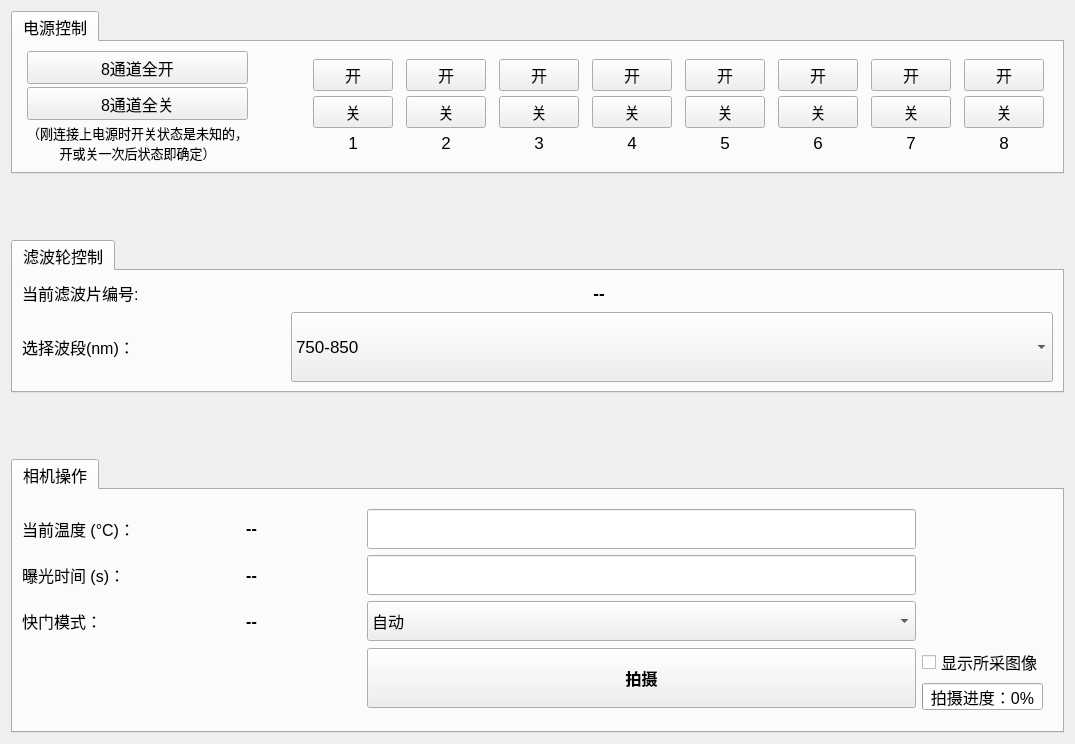
      <widget class="QWidget" name="stackedWidgetPage3">
       <layout class="QVBoxLayout" name="verticalLayout_19">
        <item>
         <widget class="QTabWidget" name="tabWidget_SmartPowerManual">
          <property name="font">
           <font>
            <pointsize>12</pointsize>
           </font>
          </property>
          <property name="currentIndex">
           <number>0</number>
          </property>
          <widget class="QWidget" name="tab_6">
           <attribute name="title">
            <string>电源控制</string>
           </attribute>
           <layout class="QHBoxLayout" name="horizontalLayout_5">
            <item>
             <layout class="QVBoxLayout" name="verticalLayout_15">
              <property name="spacing">
               <number>3</number>
              </property>
              <property name="leftMargin">
               <number>5</number>
              </property>
              <property name="topMargin">
               <number>0</number>
              </property>
              <property name="rightMargin">
               <number>10</number>
              </property>
              <property name="bottomMargin">
               <number>0</number>
              </property>
              <item>
               <widget class="QPushButton" name="btn_on_all">
                <property name="sizePolicy">
                 <sizepolicy hsizetype="Minimum" vsizetype="Preferred">
                  <horstretch>0</horstretch>
                  <verstretch>0</verstretch>
                 </sizepolicy>
                </property>
                <property name="text">
                 <string>8通道全开</string>
                </property>
               </widget>
              </item>
              <item>
               <widget class="QPushButton" name="btn_off_all">
                <property name="sizePolicy">
                 <sizepolicy hsizetype="Minimum" vsizetype="Preferred">
                  <horstretch>0</horstretch>
                  <verstretch>0</verstretch>
                 </sizepolicy>
                </property>
                <property name="text">
                 <string>8通道全关</string>
                </property>
               </widget>
              </item>
              <item>
               <widget class="QLabel" name="label_25">
                <property name="font">
                 <font>
                  <pointsize>10</pointsize>
                 </font>
                </property>
                <property name="text">
                 <string>（刚连接上电源时开关状态是未知的，
开或关一次后状态即确定）</string>
                </property>
                <property name="alignment">
                 <set>Qt::AlignCenter</set>
                </property>
               </widget>
              </item>
             </layout>
            </item>
            <item>
             <spacer name="horizontalSpacer_5">
              <property name="orientation">
               <enum>Qt::Horizontal</enum>
              </property>
              <property name="sizeHint" stdset="0">
               <size>
                <width>40</width>
                <height>20</height>
               </size>
              </property>
             </spacer>
            </item>
            <item>
             <widget class="QWidget" name="widget_6" native="true">
              <layout class="QGridLayout" name="gridLayout_2">
               <property name="leftMargin">
                <number>9</number>
               </property>
               <property name="topMargin">
                <number>6</number>
               </property>
               <property name="rightMargin">
                <number>9</number>
               </property>
               <property name="bottomMargin">
                <number>6</number>
               </property>
               <property name="horizontalSpacing">
                <number>13</number>
               </property>
               <property name="verticalSpacing">
                <number>3</number>
               </property>
               <item row="1" column="5">
                <widget class="QPushButton" name="btn_off_6">
                 <property name="text">
                  <string>关</string>
                 </property>
                </widget>
               </item>
               <item row="0" column="4">
                <widget class="QPushButton" name="btn_on_5">
                 <property name="text">
                  <string>开</string>
                 </property>
                </widget>
               </item>
               <item row="0" column="3">
                <widget class="QPushButton" name="btn_on_4">
                 <property name="text">
                  <string>开</string>
                 </property>
                </widget>
               </item>
               <item row="2" column="4">
                <widget class="QLabel" name="label_realyFlag_5">
                 <property name="font">
                  <font>
                   <pointsize>13</pointsize>
                  </font>
                 </property>
                 <property name="text">
                  <string>5</string>
                 </property>
                 <property name="alignment">
                  <set>Qt::AlignCenter</set>
                 </property>
                </widget>
               </item>
               <item row="2" column="7">
                <widget class="QLabel" name="label_realyFlag_8">
                 <property name="font">
                  <font>
                   <pointsize>13</pointsize>
                  </font>
                 </property>
                 <property name="layoutDirection">
                  <enum>Qt::LeftToRight</enum>
                 </property>
                 <property name="autoFillBackground">
                  <bool>false</bool>
                 </property>
                 <property name="text">
                  <string>8</string>
                 </property>
                 <property name="alignment">
                  <set>Qt::AlignCenter</set>
                 </property>
                </widget>
               </item>
               <item row="2" column="6">
                <widget class="QLabel" name="label_realyFlag_7">
                 <property name="font">
                  <font>
                   <pointsize>13</pointsize>
                  </font>
                 </property>
                 <property name="text">
                  <string>7</string>
                 </property>
                 <property name="alignment">
                  <set>Qt::AlignCenter</set>
                 </property>
                </widget>
               </item>
               <item row="2" column="0">
                <widget class="QLabel" name="label_realyFlag_1">
                 <property name="sizePolicy">
                  <sizepolicy hsizetype="Preferred" vsizetype="Fixed">
                   <horstretch>0</horstretch>
                   <verstretch>0</verstretch>
                  </sizepolicy>
                 </property>
                 <property name="font">
                  <font>
                   <pointsize>13</pointsize>
                  </font>
                 </property>
                 <property name="text">
                  <string>1</string>
                 </property>
                 <property name="alignment">
                  <set>Qt::AlignCenter</set>
                 </property>
                </widget>
               </item>
               <item row="0" column="0">
                <widget class="QPushButton" name="btn_on_1">
                 <property name="text">
                  <string>开</string>
                 </property>
                </widget>
               </item>
               <item row="1" column="2">
                <widget class="QPushButton" name="btn_off_3">
                 <property name="text">
                  <string>关</string>
                 </property>
                </widget>
               </item>
               <item row="2" column="3">
                <widget class="QLabel" name="label_realyFlag_4">
                 <property name="font">
                  <font>
                   <pointsize>13</pointsize>
                  </font>
                 </property>
                 <property name="text">
                  <string>4</string>
                 </property>
                 <property name="alignment">
                  <set>Qt::AlignCenter</set>
                 </property>
                </widget>
               </item>
               <item row="0" column="5">
                <widget class="QPushButton" name="btn_on_6">
                 <property name="text">
                  <string>开</string>
                 </property>
                </widget>
               </item>
               <item row="2" column="5">
                <widget class="QLabel" name="label_realyFlag_6">
                 <property name="font">
                  <font>
                   <pointsize>13</pointsize>
                  </font>
                 </property>
                 <property name="text">
                  <string>6</string>
                 </property>
                 <property name="alignment">
                  <set>Qt::AlignCenter</set>
                 </property>
                </widget>
               </item>
               <item row="2" column="1">
                <widget class="QLabel" name="label_realyFlag_2">
                 <property name="sizePolicy">
                  <sizepolicy hsizetype="Preferred" vsizetype="Fixed">
                   <horstretch>0</horstretch>
                   <verstretch>0</verstretch>
                  </sizepolicy>
                 </property>
                 <property name="font">
                  <font>
                   <pointsize>13</pointsize>
                  </font>
                 </property>
                 <property name="text">
                  <string>2</string>
                 </property>
                 <property name="alignment">
                  <set>Qt::AlignCenter</set>
                 </property>
                </widget>
               </item>
               <item row="0" column="2">
                <widget class="QPushButton" name="btn_on_3">
                 <property name="text">
                  <string>开</string>
                 </property>
                </widget>
               </item>
               <item row="0" column="1">
                <widget class="QPushButton" name="btn_on_2">
                 <property name="text">
                  <string>开</string>
                 </property>
                </widget>
               </item>
               <item row="2" column="2">
                <widget class="QLabel" name="label_realyFlag_3">
                 <property name="font">
                  <font>
                   <pointsize>13</pointsize>
                  </font>
                 </property>
                 <property name="text">
                  <string>3</string>
                 </property>
                 <property name="alignment">
                  <set>Qt::AlignCenter</set>
                 </property>
                </widget>
               </item>
               <item row="0" column="7">
                <widget class="QPushButton" name="btn_on_8">
                 <property name="text">
                  <string>开</string>
                 </property>
                </widget>
               </item>
               <item row="1" column="1">
                <widget class="QPushButton" name="btn_off_2">
                 <property name="text">
                  <string>关</string>
                 </property>
                </widget>
               </item>
               <item row="1" column="7">
                <widget class="QPushButton" name="btn_off_8">
                 <property name="text">
                  <string>关</string>
                 </property>
                </widget>
               </item>
               <item row="1" column="3">
                <widget class="QPushButton" name="btn_off_4">
                 <property name="text">
                  <string>关</string>
                 </property>
                </widget>
               </item>
               <item row="0" column="6">
                <widget class="QPushButton" name="btn_on_7">
                 <property name="text">
                  <string>开</string>
                 </property>
                </widget>
               </item>
               <item row="1" column="0">
                <widget class="QPushButton" name="btn_off_1">
                 <property name="text">
                  <string>关</string>
                 </property>
                </widget>
               </item>
               <item row="1" column="4">
                <widget class="QPushButton" name="btn_off_5">
                 <property name="text">
                  <string>关</string>
                 </property>
                </widget>
               </item>
               <item row="1" column="6">
                <widget class="QPushButton" name="btn_off_7">
                 <property name="text">
                  <string>关</string>
                 </property>
                </widget>
               </item>
              </layout>
             </widget>
            </item>
           </layout>
          </widget>
         </widget>
        </item>
        <item>
         <spacer name="verticalSpacer_5">
          <property name="orientation">
           <enum>Qt::Vertical</enum>
          </property>
          <property name="sizeType">
           <enum>QSizePolicy::Fixed</enum>
          </property>
          <property name="sizeHint" stdset="0">
           <size>
            <width>20</width>
            <height>60</height>
           </size>
          </property>
         </spacer>
        </item>
        <item>
         <widget class="QTabWidget" name="tabWidget_Filter">
          <property name="font">
           <font>
            <pointsize>12</pointsize>
           </font>
          </property>
          <property name="currentIndex">
           <number>0</number>
          </property>
          <widget class="QWidget" name="tab">
           <attribute name="title">
            <string>滤波轮控制</string>
           </attribute>
           <layout class="QVBoxLayout" name="verticalLayout_2">
            <item>
             <layout class="QHBoxLayout" name="horizontalLayout_8">
              <item>
               <widget class="QLabel" name="label_72">
                <property name="text">
                 <string>当前滤波片编号:</string>
                </property>
                <property name="alignment">
                 <set>Qt::AlignLeading|Qt::AlignLeft|Qt::AlignVCenter</set>
                </property>
               </widget>
              </item>
              <item>
               <widget class="QLabel" name="lab_CurSlotIndex">
                <property name="sizePolicy">
                 <sizepolicy hsizetype="Minimum" vsizetype="Preferred">
                  <horstretch>1</horstretch>
                  <verstretch>0</verstretch>
                 </sizepolicy>
                </property>
                <property name="font">
                 <font>
                  <pointsize>13</pointsize>
                  <bold>true</bold>
                 </font>
                </property>
                <property name="layoutDirection">
                 <enum>Qt::LeftToRight</enum>
                </property>
                <property name="inputMethodHints">
                 <set>Qt::ImhDigitsOnly</set>
                </property>
                <property name="text">
                 <string>--</string>
                </property>
                <property name="alignment">
                 <set>Qt::AlignCenter</set>
                </property>
               </widget>
              </item>
             </layout>
            </item>
            <item>
             <layout class="QHBoxLayout" name="horizontalLayout_6">
              <item>
               <widget class="QLabel" name="label_11">
                <property name="sizePolicy">
                 <sizepolicy hsizetype="Fixed" vsizetype="Preferred">
                  <horstretch>0</horstretch>
                  <verstretch>0</verstretch>
                 </sizepolicy>
                </property>
                <property name="text">
                 <string>选择波段(nm)：</string>
                </property>
               </widget>
              </item>
              <item>
               <spacer name="horizontalSpacer_4">
                <property name="orientation">
                 <enum>Qt::Horizontal</enum>
                </property>
                <property name="sizeType">
                 <enum>QSizePolicy::Fixed</enum>
                </property>
                <property name="sizeHint" stdset="0">
                 <size>
                  <width>150</width>
                  <height>20</height>
                 </size>
                </property>
               </spacer>
              </item>
              <item>
               <widget class="QComboBox" name="comboBox_changeSlotTo">
                <property name="sizePolicy">
                 <sizepolicy hsizetype="Preferred" vsizetype="Fixed">
                  <horstretch>0</horstretch>
                  <verstretch>0</verstretch>
                 </sizepolicy>
                </property>
                <property name="minimumSize">
                 <size>
                  <width>0</width>
                  <height>70</height>
                 </size>
                </property>
                <property name="font">
                 <font>
                  <pointsize>13</pointsize>
                 </font>
                </property>
                <property name="layoutDirection">
                 <enum>Qt::LeftToRight</enum>
                </property>
                <item>
                 <property name="text">
                  <string>750-850</string>
                 </property>
                </item>
                <item>
                 <property name="text">
                  <string>862</string>
                 </property>
                </item>
                <item>
                 <property name="text">
                  <string>630</string>
                 </property>
                </item>
                <item>
                 <property name="text">
                  <string>000</string>
                 </property>
                </item>
               </widget>
              </item>
             </layout>
            </item>
           </layout>
          </widget>
         </widget>
        </item>
        <item>
         <spacer name="verticalSpacer_6">
          <property name="orientation">
           <enum>Qt::Vertical</enum>
          </property>
          <property name="sizeType">
           <enum>QSizePolicy::Fixed</enum>
          </property>
          <property name="sizeHint" stdset="0">
           <size>
            <width>20</width>
            <height>60</height>
           </size>
          </property>
         </spacer>
        </item>
        <item>
         <widget class="QTabWidget" name="tabWidget_CameraManual">
          <property name="sizePolicy">
           <sizepolicy hsizetype="Minimum" vsizetype="Expanding">
            <horstretch>0</horstretch>
            <verstretch>0</verstretch>
           </sizepolicy>
          </property>
          <property name="font">
           <font>
            <pointsize>12</pointsize>
           </font>
          </property>
          <property name="currentIndex">
           <number>0</number>
          </property>
          <widget class="QWidget" name="tab_10">
           <attribute name="title">
            <string>相机操作</string>
           </attribute>
           <layout class="QHBoxLayout" name="horizontalLayout_9">
            <item>
             <layout class="QGridLayout" name="gridLayout">
              <property name="topMargin">
               <number>10</number>
              </property>
              <property name="rightMargin">
               <number>10</number>
              </property>
              <property name="bottomMargin">
               <number>10</number>
              </property>
              <item row="1" column="1">
               <widget class="QLabel" name="lab_CurExposureTime">
                <property name="sizePolicy">
                 <sizepolicy hsizetype="Preferred" vsizetype="Preferred">
                  <horstretch>2</horstretch>
                  <verstretch>0</verstretch>
                 </sizepolicy>
                </property>
                <property name="font">
                 <font>
                  <pointsize>12</pointsize>
                  <bold>true</bold>
                 </font>
                </property>
                <property name="layoutDirection">
                 <enum>Qt::LeftToRight</enum>
                </property>
                <property name="inputMethodHints">
                 <set>Qt::ImhDigitsOnly</set>
                </property>
                <property name="text">
                 <string>--</string>
                </property>
                <property name="alignment">
                 <set>Qt::AlignCenter</set>
                </property>
               </widget>
              </item>
              <item row="3" column="3">
               <layout class="QVBoxLayout" name="verticalLayout_13">
                <item>
                 <widget class="QCheckBox" name="checkBox_IfShowLIDW">
                  <property name="font">
                   <font>
                    <pointsize>12</pointsize>
                   </font>
                  </property>
                  <property name="text">
                   <string>显示所采图像</string>
                  </property>
                 </widget>
                </item>
                <item>
                 <widget class="QProgressBar" name="progressBar_ShootProgress">
                  <property name="sizePolicy">
                   <sizepolicy hsizetype="Minimum" vsizetype="Fixed">
                    <horstretch>0</horstretch>
                    <verstretch>0</verstretch>
                   </sizepolicy>
                  </property>
                  <property name="font">
                   <font>
                    <pointsize>12</pointsize>
                   </font>
                  </property>
                  <property name="value">
                   <number>0</number>
                  </property>
                  <property name="alignment">
                   <set>Qt::AlignCenter</set>
                  </property>
                  <property name="format">
                   <string>拍摄进度：%p%</string>
                  </property>
                 </widget>
                </item>
               </layout>
              </item>
              <item row="3" column="1">
               <spacer name="horizontalSpacer_11">
                <property name="orientation">
                 <enum>Qt::Horizontal</enum>
                </property>
                <property name="sizeType">
                 <enum>QSizePolicy::Fixed</enum>
                </property>
                <property name="sizeHint" stdset="0">
                 <size>
                  <width>150</width>
                  <height>20</height>
                 </size>
                </property>
               </spacer>
              </item>
              <item row="0" column="1">
               <widget class="QLabel" name="lab_CurSensorTemperature">
                <property name="sizePolicy">
                 <sizepolicy hsizetype="Preferred" vsizetype="Fixed">
                  <horstretch>2</horstretch>
                  <verstretch>0</verstretch>
                 </sizepolicy>
                </property>
                <property name="font">
                 <font>
                  <pointsize>12</pointsize>
                  <bold>true</bold>
                 </font>
                </property>
                <property name="layoutDirection">
                 <enum>Qt::LeftToRight</enum>
                </property>
                <property name="inputMethodHints">
                 <set>Qt::ImhDigitsOnly</set>
                </property>
                <property name="text">
                 <string>--</string>
                </property>
                <property name="alignment">
                 <set>Qt::AlignCenter</set>
                </property>
               </widget>
              </item>
              <item row="0" column="2">
               <widget class="QLineEdit" name="lineEdit_SetTargetTemperature">
                <property name="sizePolicy">
                 <sizepolicy hsizetype="Expanding" vsizetype="Fixed">
                  <horstretch>5</horstretch>
                  <verstretch>0</verstretch>
                 </sizepolicy>
                </property>
                <property name="minimumSize">
                 <size>
                  <width>0</width>
                  <height>40</height>
                 </size>
                </property>
                <property name="toolTip">
                 <string>限[-99,99] , 至多2位小数</string>
                </property>
                <property name="whatsThis">
                 <string>输入期望温度后Enter</string>
                </property>
                <property name="alignment">
                 <set>Qt::AlignCenter</set>
                </property>
               </widget>
              </item>
              <item row="1" column="0">
               <widget class="QLabel" name="label_67">
                <property name="sizePolicy">
                 <sizepolicy hsizetype="Preferred" vsizetype="Fixed">
                  <horstretch>0</horstretch>
                  <verstretch>0</verstretch>
                 </sizepolicy>
                </property>
                <property name="text">
                 <string>曝光时间 (s)：</string>
                </property>
               </widget>
              </item>
              <item row="0" column="0">
               <widget class="QLabel" name="label_80">
                <property name="sizePolicy">
                 <sizepolicy hsizetype="Preferred" vsizetype="Fixed">
                  <horstretch>0</horstretch>
                  <verstretch>0</verstretch>
                 </sizepolicy>
                </property>
                <property name="text">
                 <string>当前温度 (°C)：</string>
                </property>
               </widget>
              </item>
              <item row="2" column="0">
               <widget class="QLabel" name="label_68">
                <property name="sizePolicy">
                 <sizepolicy hsizetype="Fixed" vsizetype="Preferred">
                  <horstretch>0</horstretch>
                  <verstretch>0</verstretch>
                 </sizepolicy>
                </property>
                <property name="font">
                 <font>
                  <pointsize>12</pointsize>
                 </font>
                </property>
                <property name="text">
                 <string>快门模式：</string>
                </property>
               </widget>
              </item>
              <item row="1" column="2">
               <widget class="QLineEdit" name="lineEdit_SetExposureTime">
                <property name="sizePolicy">
                 <sizepolicy hsizetype="Preferred" vsizetype="Fixed">
                  <horstretch>5</horstretch>
                  <verstretch>0</verstretch>
                 </sizepolicy>
                </property>
                <property name="minimumSize">
                 <size>
                  <width>0</width>
                  <height>40</height>
                 </size>
                </property>
                <property name="toolTip">
                 <string>限[0,99999] , 至多5位小数</string>
                </property>
                <property name="alignment">
                 <set>Qt::AlignCenter</set>
                </property>
               </widget>
              </item>
              <item row="3" column="2">
               <widget class="QPushButton" name="btn_ShootOneImage">
                <property name="sizePolicy">
                 <sizepolicy hsizetype="Minimum" vsizetype="Fixed">
                  <horstretch>0</horstretch>
                  <verstretch>0</verstretch>
                 </sizepolicy>
                </property>
                <property name="minimumSize">
                 <size>
                  <width>0</width>
                  <height>60</height>
                 </size>
                </property>
                <property name="font">
                 <font>
                  <pointsize>12</pointsize>
                  <bold>true</bold>
                 </font>
                </property>
                <property name="text">
                 <string>拍摄</string>
                </property>
               </widget>
              </item>
              <item row="2" column="2">
               <widget class="QComboBox" name="comboBox_SetShutterTimingMode">
                <property name="sizePolicy">
                 <sizepolicy hsizetype="Preferred" vsizetype="Fixed">
                  <horstretch>3</horstretch>
                  <verstretch>0</verstretch>
                 </sizepolicy>
                </property>
                <property name="minimumSize">
                 <size>
                  <width>0</width>
                  <height>40</height>
                 </size>
                </property>
                <property name="maximumSize">
                 <size>
                  <width>16777215</width>
                  <height>16777215</height>
                 </size>
                </property>
                <property name="font">
                 <font>
                  <pointsize>12</pointsize>
                 </font>
                </property>
                <item>
                 <property name="text">
                  <string>自动</string>
                 </property>
                </item>
                <item>
                 <property name="text">
                  <string>常闭</string>
                 </property>
                </item>
                <item>
                 <property name="text">
                  <string>常开</string>
                 </property>
                </item>
               </widget>
              </item>
              <item row="2" column="1">
               <widget class="QLabel" name="lab_CurShuttingTimeMode">
                <property name="sizePolicy">
                 <sizepolicy hsizetype="Preferred" vsizetype="Preferred">
                  <horstretch>1</horstretch>
                  <verstretch>0</verstretch>
                 </sizepolicy>
                </property>
                <property name="font">
                 <font>
                  <pointsize>12</pointsize>
                  <bold>true</bold>
                 </font>
                </property>
                <property name="text">
                 <string>--</string>
                </property>
                <property name="alignment">
                 <set>Qt::AlignCenter</set>
                </property>
               </widget>
              </item>
             </layout>
            </item>
           </layout>
          </widget>
         </widget>
        </item>
       </layout>
      </widget>
